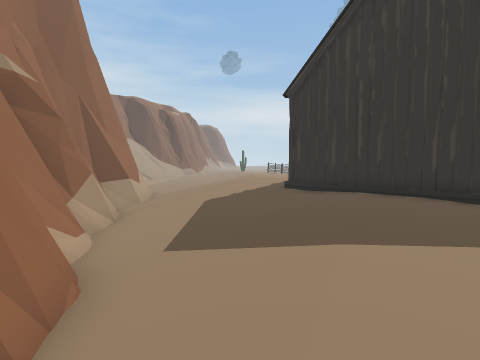
view 1 (above)

23 first-person views from a walk through a Unity game level. The camera is 1.5 m above the floor, tilts 4° down and sees 85° across. The floor is counted in squares, 1 m on a side. Each view is taken from the middle of a square. On the plan, view 1 faces up. The plan holds only what a view shows up to about 14 squares ahead; the rest is blank. The place goes on beyond the plan. The player character is not drawn. Door leaves are left out, so doorways stand open.

view 2
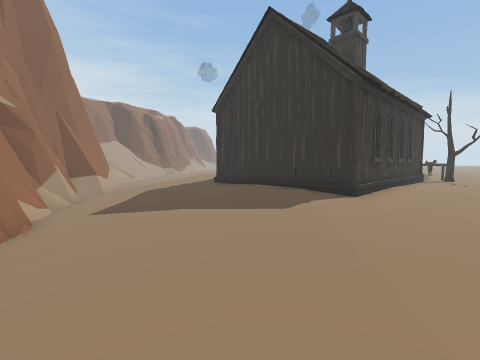

view 3
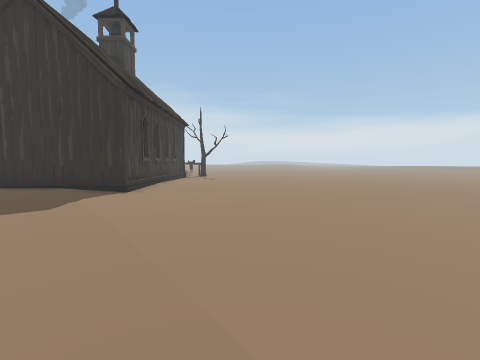

view 4
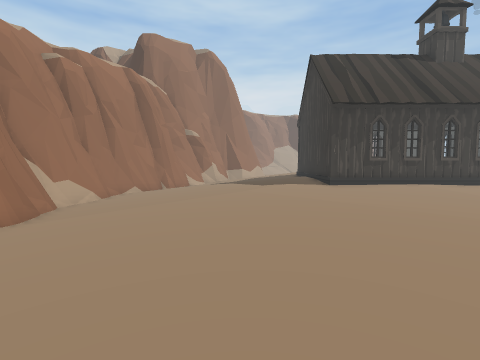

view 5
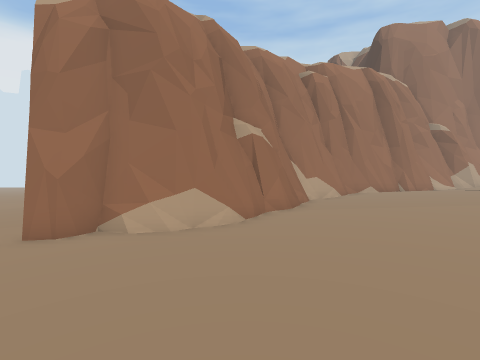

view 6
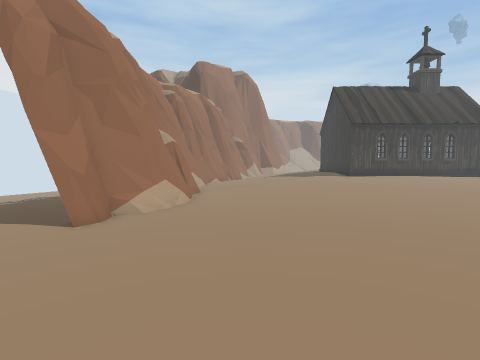

view 7
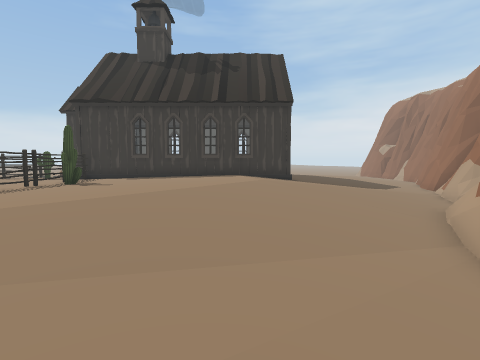

view 8
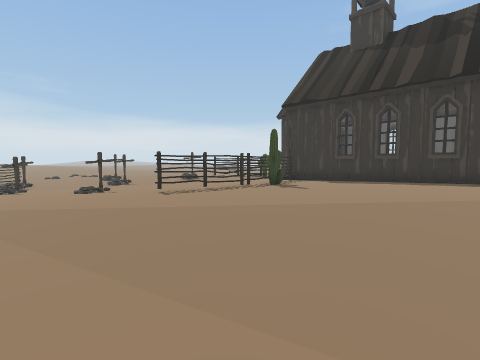

view 9
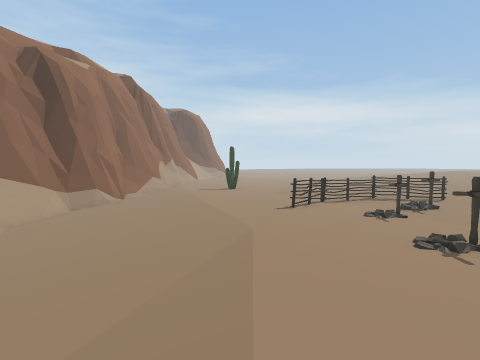

view 10
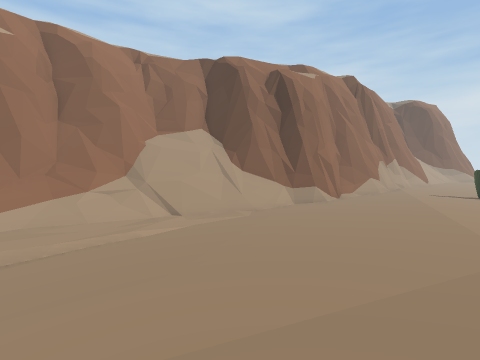

view 11
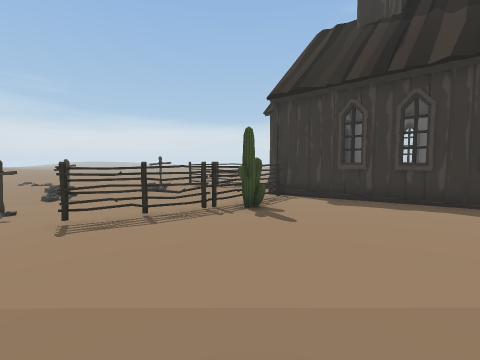

view 12
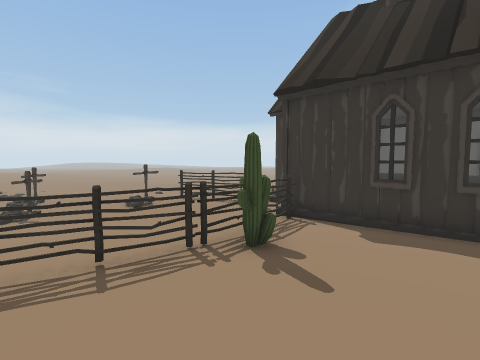

view 13
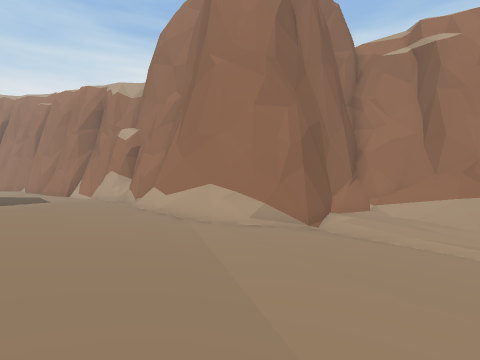

view 14
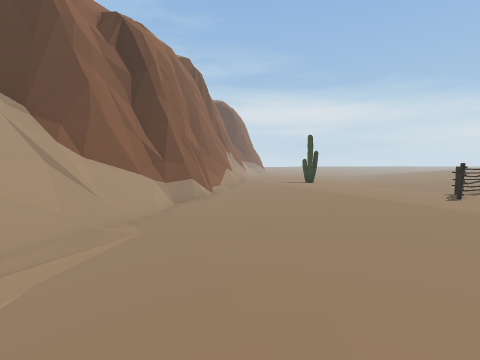

view 15
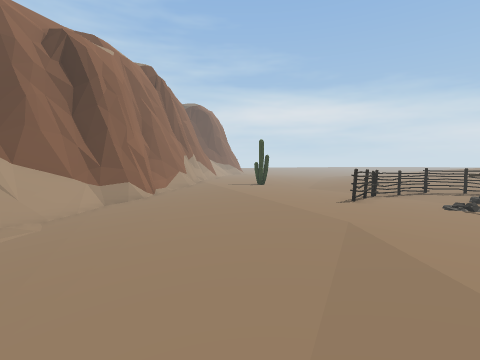

view 16
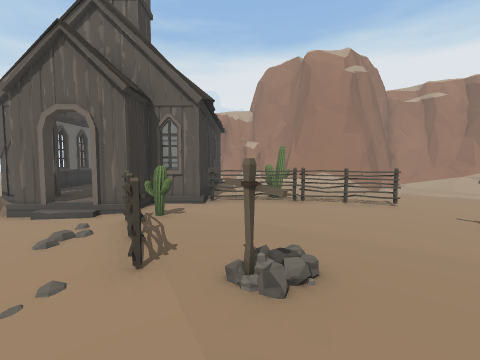

view 17
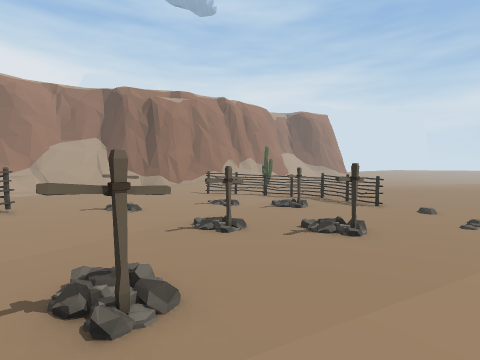

view 18
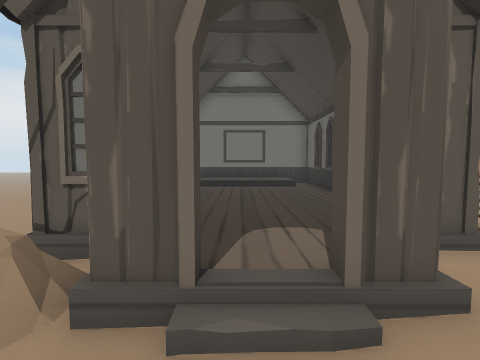

view 19
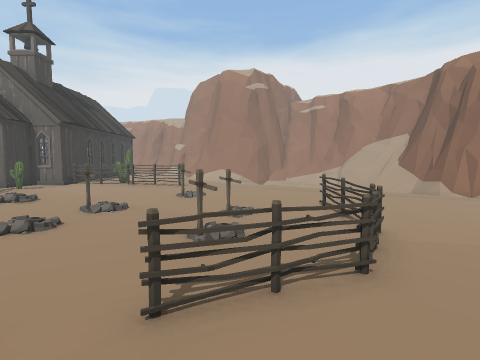

view 20
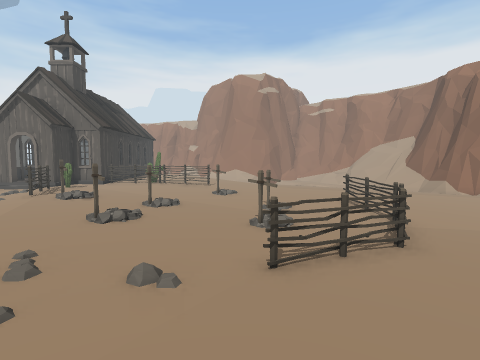

view 21
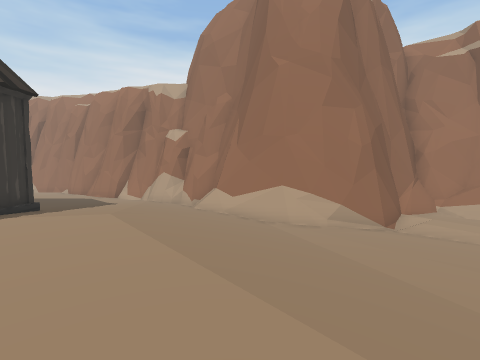

view 22
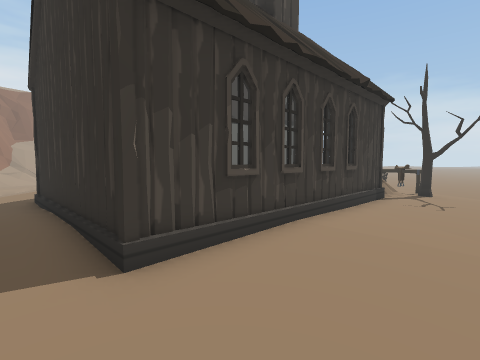

view 23
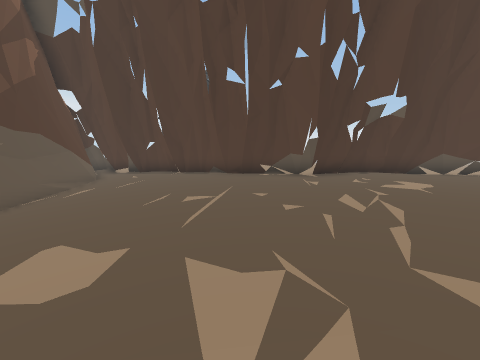

### Floor plan
Key: @ floor where view 1 was taken; # wall or solid block; x gap in a wall; . main floor; : floor 0.25 m higher than the main floor; - floor 0.25 m lower than the main floor; + floor 0.5 m higher than the main floor; _ floor 0.5 m lower than the main floor; < floor 0.75 m lower than the main floor; * floor 1 m higher than the main floor; ( floor 1 m lower than the main floor; ! floor 1.25 m lower than the main floor; / step, stairs or slope; D open door; = window, fence, low wall or low ledge; F fence; C cactus; T tombstone; O other object.
Columns run from 12 left of view 1 to 14 right of it. Each row starts with its distance up from view 1.
 34       #/......-----.......:
 33       #--......-----F.....
 32       #--.......-FFFFFF....
 31      ##--.......FF---..F...
 30     ##---.......F---.T....:
 29    ///---......F...-//....:
 28   <=//----........T......::
 27   <*/_----..............T::
 26   <//__---..............T::
 25  ((//__---........T..:T.:::
 24  (=/___---....::..T....::::
 23  (//___----..::::......::::
 22   ////__---..:::F::...:+T::
 21 !+/_-/__----/:::FF:::.::TF.
 20 !//_-/__---./::::F::::::F:.
 19 =/_--<__---//:::::F:::::F:.
 18 ##=-/<__---//::::CCF:::CF:.
 17 #####/___-///:::::C:F::C::.
 16     ###__-///++:::::#####:.
 15      ##=_////+++++:##   D#.
 14       ##_////+++++##    ##x
 13        #_////+++=##      #
 12        #=-//:++=##       #.
 11       ##=-/::::##       ##.
 10       #O///.::##       ##..
  9       ##_/...:##      ##...
  8        ##--...:##    ##....
  7         #---...:##  ##:....
  6         #---...::####:.....
  5         #=--...:::::......
  4       ###=---....:.........
  3      ###_##--..............
  2     ##/<__#--..............
  1    ###<<__#---............-
  0    ##(<<__#=@--........----
 -1     ((<<<__#----....-------
 -2    !((<<<__#=--------------
 -3    !(((<<___#--------------
 -4    !(((<<___#=-------------
 -5    !!((<<<___###-----------
 -6    !!((<<<_____##----------
 -7    !!(((<<______##_--------
 -8    !!!((<<<______#_--------
 -9     !!((<<<<_____#=_-------
-10    ! !(((<<<__   #=__------
-11           <<<_____#=_------
-12           <<<_________----
-13                ________-- -

Where each view was taken, in squares from view 1:
view 1: 0 up, 0 right, facing up
view 2: 3 down, 3 right, facing up
view 3: 4 down, 3 right, facing up-right
view 4: 6 down, 12 right, facing up-left
view 5: 7 down, 12 right, facing left
view 6: 13 down, 14 right, facing up-left
view 7: 20 up, 5 left, facing down-right
view 8: 19 up, 4 left, facing right
view 9: 19 up, 1 right, facing up
view 10: 19 up, 1 right, facing up-left
view 11: 18 up, 1 left, facing right
view 12: 18 up, 1 right, facing right
view 13: 22 up, 1 right, facing down-left
view 14: 21 up, 4 left, facing up
view 15: 20 up, 1 left, facing up
view 16: 24 up, 14 right, facing down-left
view 17: 21 up, 14 right, facing up-left
view 18: 17 up, 14 right, facing down-left
view 19: 34 up, 12 right, facing down-left
view 20: 34 up, 14 right, facing down-left
view 21: 20 up, 3 right, facing down-left
view 22: 2 up, 8 right, facing up
view 23: 10 down, 9 left, facing up-right
